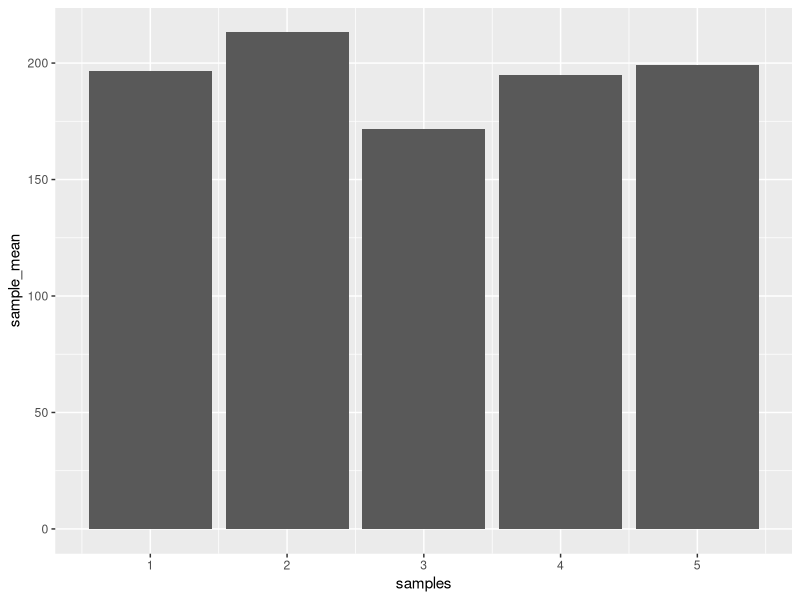
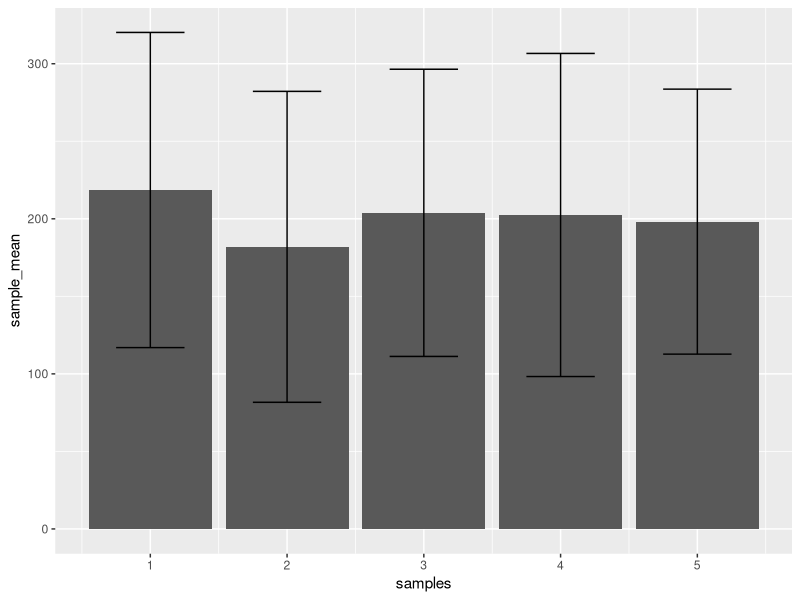

Write the R code that produced these figures, in order.
## ---- chunk 1
single_sample <- rnorm(n= 25,mean = 200, sd = 100)
mean(single_sample)
## ---- chunk 2
for(i in 1:5){
Multi_Sample <- data.frame(mean(rnorm(n= 25,mean = 200, sd = 100)),
                      sample = 5)}
print.data.frame(Multi_Sample)
## ---- chunk 3
observations <- rnorm(5*25, mean=200, sd=100)
samples <- rep(1:5, each =25)
my_dataframe <- data.frame(samples,observations)
library(dplyr)
means <- my_dataframe %>%
  group_by(samples) %>%
  summarize(sample_mean = mean(observations))
library(ggplot2)

ggplot(means, aes(x = samples, y =sample_mean))+
         geom_histogram(stat="identity")
## ---- chunk 4
observations <- rnorm(5*25, mean=200, sd=100)
samples <- rep(1:5, each =25)
my_dataframe <- data.frame(samples,observations)
library(dplyr)
means <- my_dataframe %>%
  group_by(samples) %>%
  summarize(sample_mean = mean(observations),
            sample_sd = sd(observations))

      
ggplot(means, aes(x = samples, y =sample_mean))+
         geom_histogram(stat="identity") + 
        geom_errorbar(aes(ymin = sample_mean- sample_sd,
                          ymax = sample_mean + sample_sd),
                        width = .5)
                    
                      

## ---- chunk 5
rnorm(2, mean = 10, sd = 5)
## ---- chunk 6
observations <- rnorm(2*10000, mean = 10, sd = 5)
samples <- rep(1:10000, each =2)
My_data <- data.frame(samples,observations)
##create our spreadsheet of these samples
means <- My_data %>%
  group_by(samples) %>%
  summarize(sample_mean = mean(observations))
## ---- chunk 7
observations <- rnorm(2*10000, mean = 10, sd = 5)
samples <- rep(1:10000, each =2)
My_data <- data.frame(samples,observations)

means <- My_data %>%
  group_by(samples) %>%
  summarise(sample_mean = mean(observations))
##Find mean of the mean column
mean(mean(observations))
## ---- chunk 8
samples_sizes <- c(2,5,10,50,100)
for(n in samples_sizes){
  observations <- rnorm(n*10000, mean = 10, sd = 5)
samples <- rep(1:10000, each = n)
My_data <- data.frame(samples,observations)

means <- My_data %>%
  group_by(samples) %>%
  summarize(sample_means = mean(observations))

print(mean(mean(observations)))
}

## ---- chunk 9
###SD For population rather that sample
SDPopulation <- function(x){
    sqrt(sum((mean(x)-x)^2) / length(x))}
###SD for sample
SDSample <- function(x){
   sqrt( sum((mean(x)-x)^2) / (length(x)-1))
  }

## ---- chunk 10

print("These are the Population (n in Denominator) Standard Deviations")
samples_sizes <- c(2,5,10,50,100)
for(n in samples_sizes){
  observationsSD <- rnorm(n*10000, mean = 10, sd = 5)
samplesSD <- rep(1:10000, each = n)
My_dataSD <- data.frame(samplesSD, observationsSD)

sumarized_Date <- My_dataSD %>%
  group_by(samplesSD) %>%
  summarize(sample_meansSD = mean(observationsSD))

print(SDPopulation(observationsSD))
}
## ---- chunk 11
print("These are the Sample (n-1 in Denominator) Standard Deviations")
samples_sizes <- c(2,5,10,50,100)
for(n in samples_sizes){
  observationsSD <- rnorm(n*10000, mean = 10, sd = 5)
samplesSD <- rep(1:10000, each = n)
My_dataSD <- data.frame(samplesSD, observationsSD)

sumarized_Date <- My_dataSD %>%
  group_by(samplesSD) %>%
  summarize(sample_meansSD = mean(observationsSD))


print(SDSample(observationsSD))
}
